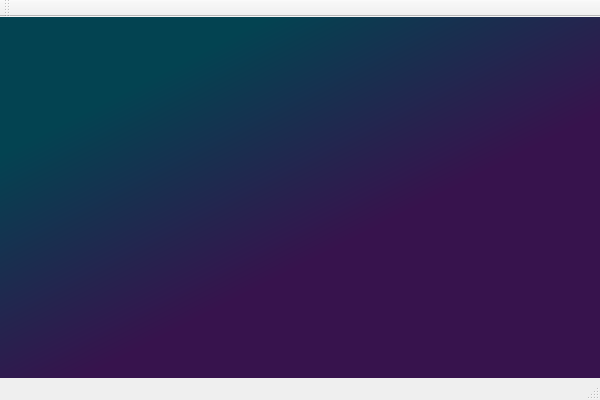
<?xml version="1.0" encoding="UTF-8"?>
<ui version="4.0">
 <class>BlackJackQTClass</class>
 <widget class="QMainWindow" name="BlackJackQTClass">
  <property name="geometry">
   <rect>
    <x>0</x>
    <y>0</y>
    <width>600</width>
    <height>400</height>
   </rect>
  </property>
  <property name="windowTitle">
   <string>BlackJackQT</string>
  </property>
  <widget class="QWidget" name="centralWidget">
   <property name="styleSheet">
    <string notr="true">background-color: qlineargradient(spread:pad, x1:0.181364, y1:0.227, x2:0.665, y2:0.795727, stop:0 rgba(3, 67, 81, 255), stop:0.75 rgba(55, 19, 77, 255));</string>
   </property>
  </widget>
  <widget class="QMenuBar" name="menuBar">
   <property name="geometry">
    <rect>
     <x>0</x>
     <y>0</y>
     <width>600</width>
     <height>22</height>
    </rect>
   </property>
  </widget>
  <widget class="QToolBar" name="mainToolBar">
   <attribute name="toolBarArea">
    <enum>TopToolBarArea</enum>
   </attribute>
   <attribute name="toolBarBreak">
    <bool>false</bool>
   </attribute>
  </widget>
  <widget class="QStatusBar" name="statusBar"/>
 </widget>
 <layoutdefault spacing="6" margin="11"/>
 <resources>
  <include location="BlackJackQT.qrc"/>
 </resources>
 <connections/>
</ui>
